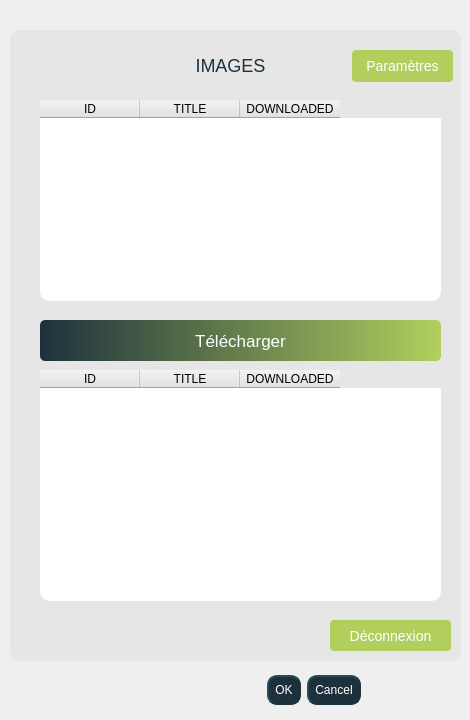
   <widget class="QWidget" name="tabWidgetPage5">
    <attribute name="title">
     <string>Images</string>
    </attribute>
    <widget class="QFrame" name="list_img_container">
     <property name="geometry">
      <rect>
       <x>10</x>
       <y>30</y>
       <width>451</width>
       <height>631</height>
      </rect>
     </property>
     <property name="font">
      <font>
       <pointsize>10</pointsize>
      </font>
     </property>
     <property name="styleSheet">
      <string notr="true">QFrame {
   border: none;
	border-radius:10px;
	border-color: rgb(22, 36, 45);
	background-color:rgb(230, 230, 230);
	box-shadow: 8px 7px 7px 8px #FF927B;
}

QLabel {
	color: #ff927b;
	font-size: 18px;
	font: &quot;Poppins&quot;;
}

QTableWidget {
	background-color: #ffffff;
}

QLineEdit:hover {
	border: 3px solid #2D2D35;
}

QPushButton {
	border: none;
	border-radius: 4px;
	background-color: rgb(178,207,94);
	color: #ffffff;
	font-size: 14px;
	font-family: 'Poppins';
}

QPushButton:hover {
	background-color: rgb(29,49,60);
}</string>
     </property>
     <property name="frameShape">
      <enum>QFrame::StyledPanel</enum>
     </property>
     <property name="frameShadow">
      <enum>QFrame::Raised</enum>
     </property>
     <widget class="QLabel" name="title_4">
      <property name="geometry">
       <rect>
        <x>130</x>
        <y>20</y>
        <width>181</width>
        <height>31</height>
       </rect>
      </property>
      <property name="font">
       <font>
        <pointsize>-1</pointsize>
        <weight>50</weight>
        <italic>false</italic>
        <bold>false</bold>
       </font>
      </property>
      <property name="styleSheet">
       <string notr="true">color: rgb(29, 49, 60);
font: &quot;Poppins&quot;;</string>
      </property>
      <property name="text">
       <string>IMAGES</string>
      </property>
      <property name="alignment">
       <set>Qt::AlignCenter</set>
      </property>
     </widget>
     <widget class="QTableWidget" name="available_imgs">
      <property name="geometry">
       <rect>
        <x>30</x>
        <y>70</y>
        <width>401</width>
        <height>201</height>
       </rect>
      </property>
      <property name="styleSheet">
       <string notr="true">QTableWidget :{border-color: rgb(22, 36, 45);}
</string>
      </property>
      <property name="columnCount">
       <number>3</number>
      </property>
      <column>
       <property name="text">
        <string>ID</string>
       </property>
      </column>
      <column>
       <property name="text">
        <string>TITLE</string>
       </property>
      </column>
      <column>
       <property name="text">
        <string>DOWNLOADED</string>
       </property>
      </column>
     </widget>
     <widget class="QTableWidget" name="downloaded_imgs">
      <property name="geometry">
       <rect>
        <x>30</x>
        <y>340</y>
        <width>401</width>
        <height>231</height>
       </rect>
      </property>
      <property name="columnCount">
       <number>3</number>
      </property>
      <column>
       <property name="text">
        <string>ID</string>
       </property>
      </column>
      <column>
       <property name="text">
        <string>TITLE</string>
       </property>
      </column>
      <column>
       <property name="text">
        <string>DOWNLOADED</string>
       </property>
      </column>
     </widget>
     <widget class="QPushButton" name="download">
      <property name="geometry">
       <rect>
        <x>30</x>
        <y>290</y>
        <width>401</width>
        <height>41</height>
       </rect>
      </property>
      <property name="cursor">
       <cursorShape>PointingHandCursor</cursorShape>
      </property>
      <property name="styleSheet">
       <string notr="true">

QPushButton{
background-color: qlineargradient(spread:pad, x1:0, y1:0, x2:1, y2:0, stop:0 rgba(29, 49, 60, 255), stop:1 rgba(178, 207, 94, 255));

font: &quot;Poppins&quot; ;
font :17px;
color: #fff;
border-radius: 5px;
}


QPushButton::hover{
background-color: qlineargradient(spread:pad, x1:0.926108, y1:0.159, x2:0.0640394, y2:0.0568182, stop:0 rgba(29, 49, 60, 255), stop:1 rgba(178, 207, 94, 255))}</string>
      </property>
      <property name="text">
       <string>Télécharger</string>
      </property>
     </widget>
     <widget class="QPushButton" name="settings">
      <property name="geometry">
       <rect>
        <x>342</x>
        <y>20</y>
        <width>101</width>
        <height>32</height>
       </rect>
      </property>
      <property name="cursor">
       <cursorShape>PointingHandCursor</cursorShape>
      </property>
      <property name="text">
       <string>Paramètres</string>
      </property>
     </widget>
     <widget class="QPushButton" name="pushButton">
      <property name="geometry">
       <rect>
        <x>320</x>
        <y>590</y>
        <width>121</width>
        <height>31</height>
       </rect>
      </property>
      <property name="cursor">
       <cursorShape>PointingHandCursor</cursorShape>
      </property>
      <property name="text">
       <string>Déconnexion</string>
      </property>
     </widget>
    </widget>
    <widget class="QDialogButtonBox" name="ok_cancel_5">
     <property name="geometry">
      <rect>
       <x>120</x>
       <y>670</y>
       <width>241</width>
       <height>41</height>
      </rect>
     </property>
     <property name="cursor">
      <cursorShape>PointingHandCursor</cursorShape>
     </property>
     <property name="styleSheet">
      <string notr="true"> background-color: rgb(29,49,60);
 color: rgb(255,255,255);
   border-style: outset;
    border-width: 2px;
    border-radius: 10px;
    border-color: rgb(29,49,60);
    min-width: 5em;
   font: 15pt &quot;.AppleSystemUIFont&quot;;
    padding: 6px;
</string>
     </property>
     <property name="orientation">
      <enum>Qt::Horizontal</enum>
     </property>
     <property name="standardButtons">
      <set>QDialogButtonBox::Cancel|QDialogButtonBox::Ok</set>
     </property>
    </widget>
   </widget>
